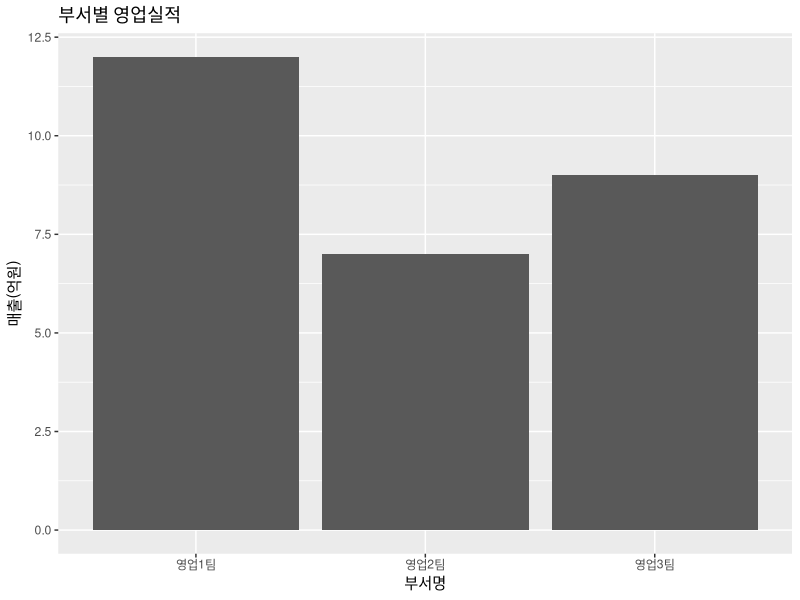

Write R code to recreate this figure.
install.packages("ggplot2")
library(ggplot2)

#영업팀의 1분기 실적을 저장(데이터프레임)
dept=c("영업1팀", "영업2팀", "영업3팀")
sales=c(12, 7, 9)
df1 = data.frame(부서=dept, 매출=sales, 분기="1분기")
df1

ggplot(data = df1, aes(x=부서, y=매출)) + 
  geom_bar(stat="identity") + 
  labs(title="부서별 영업실적", x="부서명", y="매출(억원)")